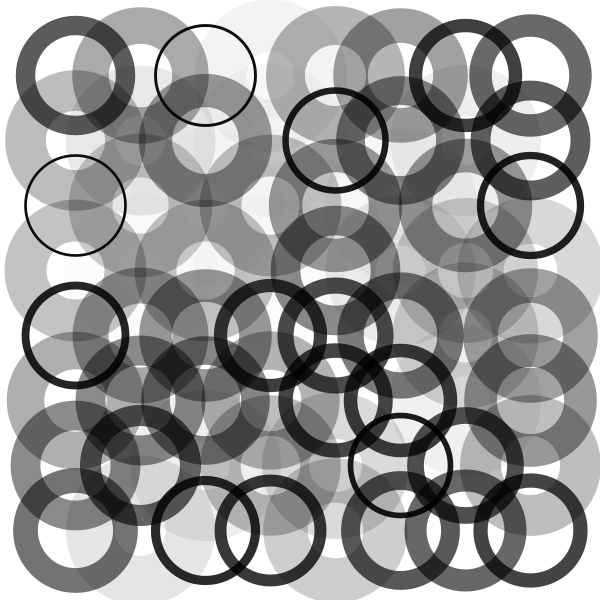
Frame 1 (no input)
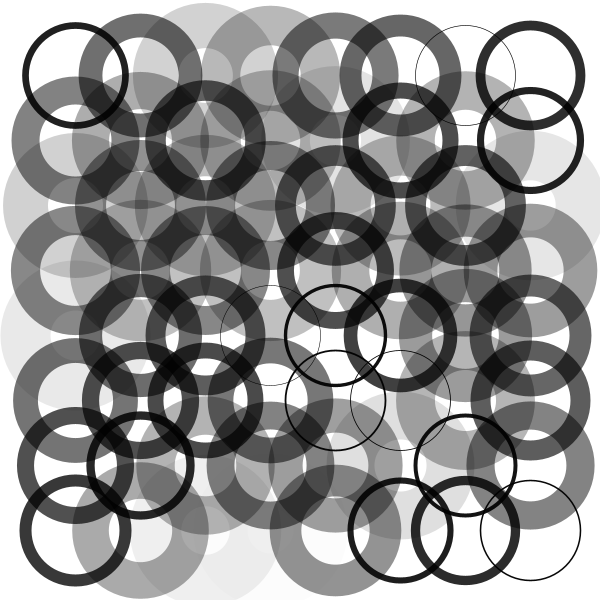
Frame 60 (the mouse pressed at the canvas centre just before this capture)
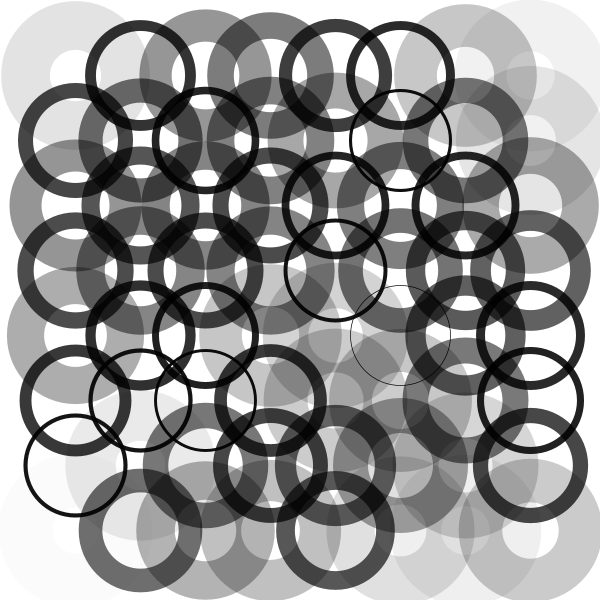
Frame 120 (the mouse held since frame 60 and released just before this capture)

The Processing sketch that drew these frames (run headless with seeded random() and noise(); from frame 60 on, the mouse is pressed at the canvas centre):

// Processing sketch: processing_76165
// ── processing_76165.pde

//andrea gershuny
//assignment 08b: array search

float [][]arrayOfGrays;
float randomGray;
int cols = 8;
int rows = 8;

void setup() {
  size(600, 600);

 
  arrayOfGrays = new float[cols][rows];

  // 2D list assignment code taken from processing.org/learning/2darray/
  for (int i = 0; i < cols; i++) {
    for (int j = 0; j < rows; j++) {
      randomGray = random(0, 255); 
      arrayOfGrays[i][j] = randomGray;
    }
  }
}

void draw() {
  background(255);
  smooth();
  int circleWidth = (width-50)/10;

  for (int j = 0; j<cols; j++) {
    for (int i=0; i<rows; i++) {
      noFill(); 
      stroke(0, 0, 0, ((arrayOfGrays[i][j])% 255));
      strokeWeight ( map( (arrayOfGrays[i][j])% 255, 0, 255, circleWidth, 0));
      int margin = 75;
      ellipse(margin+(circleWidth+10)*i, margin+(circleWidth+10)*j, 100, 100);
      arrayOfGrays[i][j]+=1;
    }
  }
}
